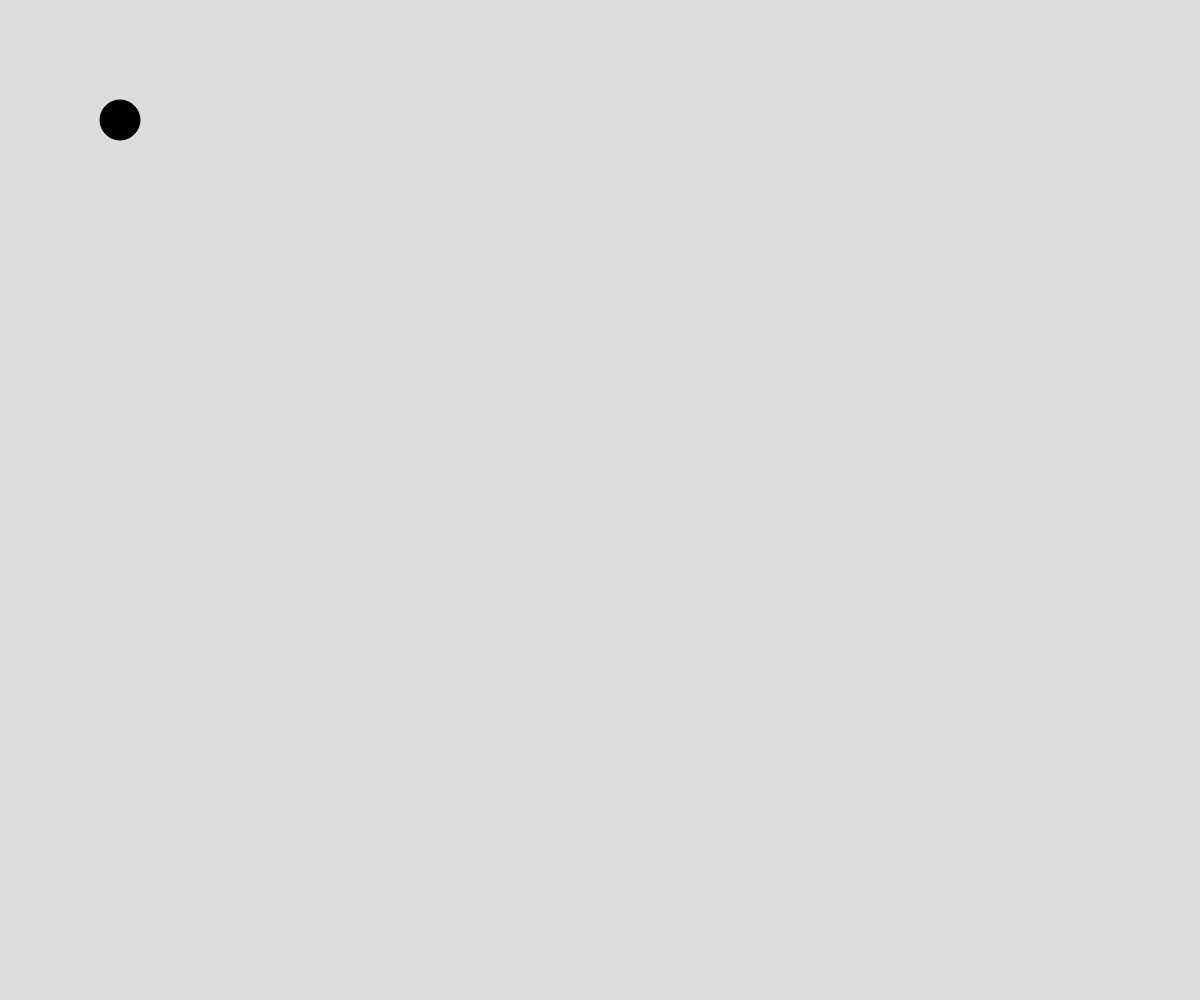
Frame 1 (no input)
Frame 60 (no input): identical to frame 1, image omitted
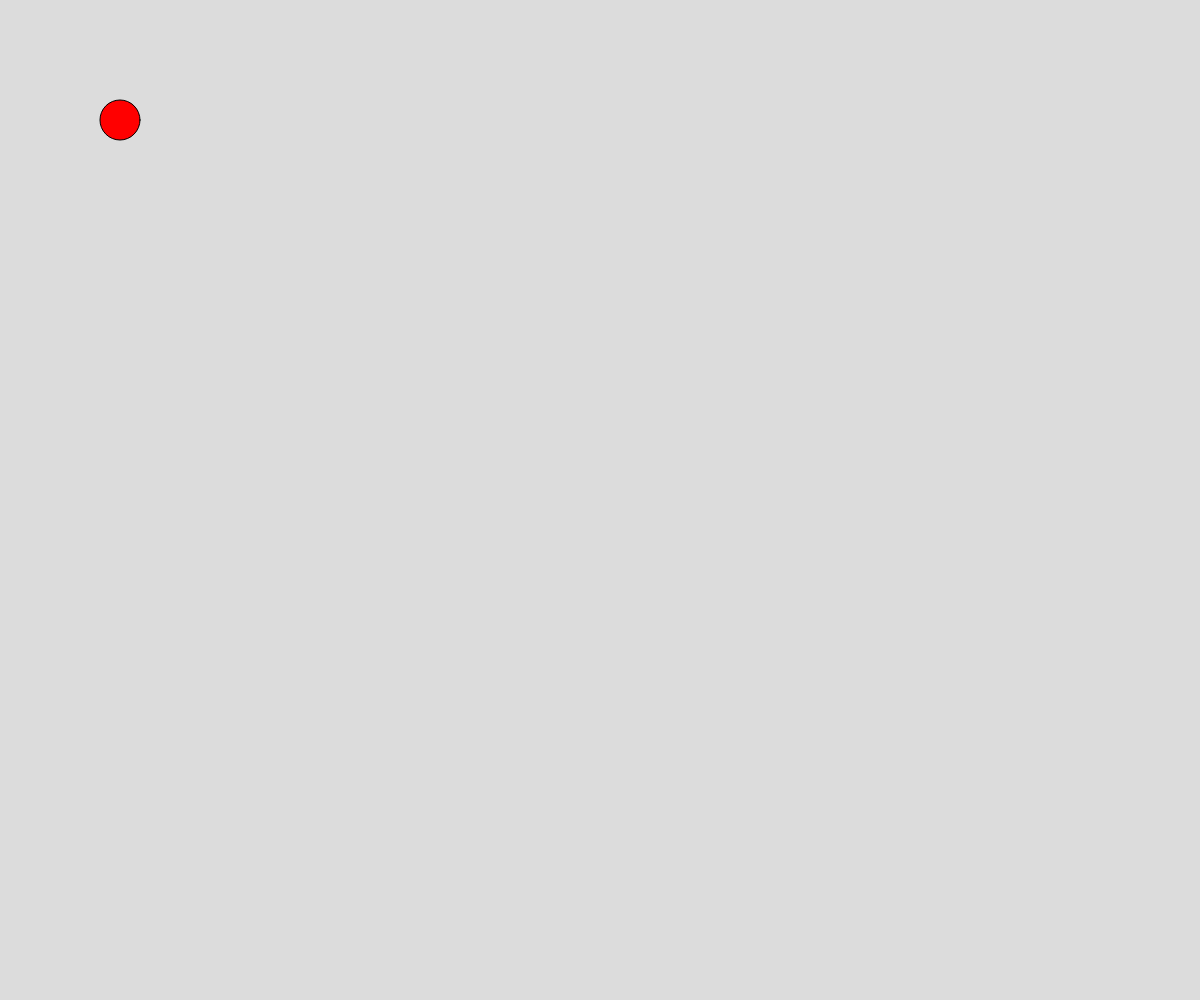
Frame 120 (the mouse pressed at the canvas centre since frame 60)

The p5.js sketch that drew these frames (run headless with seeded random() and noise() and a simulated clock; from frame 60 on, the mouse is pressed at the canvas centre):

// p5.js sketch
// ── sketch.js
// Project Title
// Your Name
// Date
//
// Extra for Experts:
// - describe what you did to take this project "above and beyond"
let ex = 120;
let why = 120;
let r = 0;

function setup() {
  createCanvas(windowWidth, windowHeight);
}

function mousePressed(){
  if(r === 0) r = 255;  
  else r = 0;
}

function draw() {
  background(220);
  fill(r,0,0);
  ellipse(ex, why, 40, 40);
  
  if(keyIsDown(LEFT_ARROW)) {
    ex -= 3;
  }

  if(keyIsDown(RIGHT_ARROW)){
    ex += 3;
  }
  if(keyIsDown(UP_ARROW)){
    why -= 3;
  }
  if(keyIsDown(DOWN_ARROW)){
    why += 3;
  }

}
